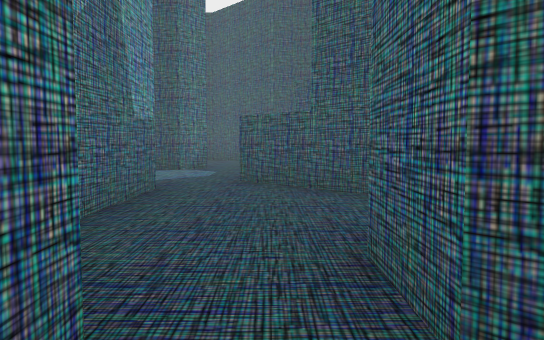
view 1 (above)

20 first-person views from a walk through a scene from a Unity 3-D project. The camera is 0.59 m above the floor, tilts 4° down and sees 70° across. The floor is counted in squares, 1 m on a side. Each view is taken from the middle of a square. On the plan, view 1 faces up. The plan holds only what a view shows up to about 10 squares ahead; the rest is blank. The player character is not drawn.

view 2
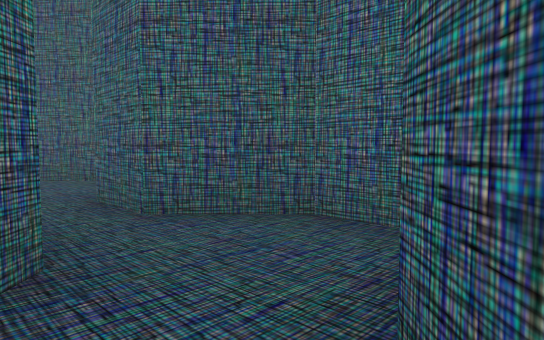

view 3
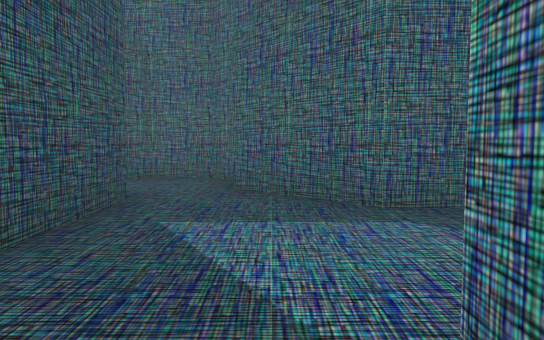

view 4
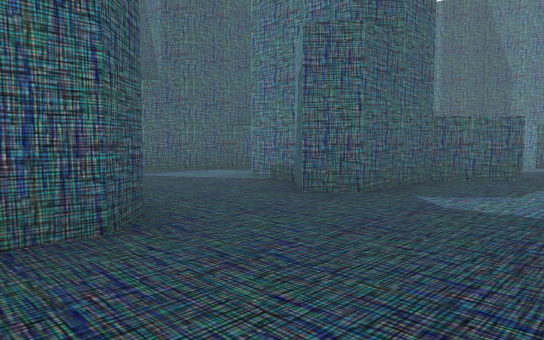

view 5
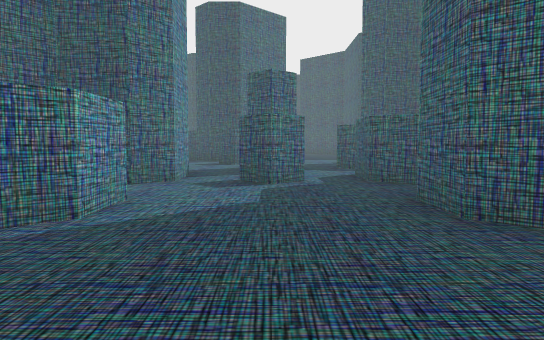

view 6
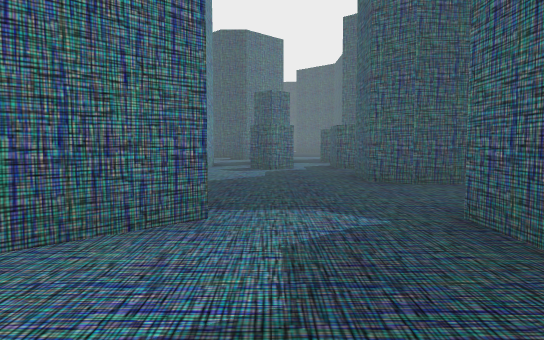

view 7
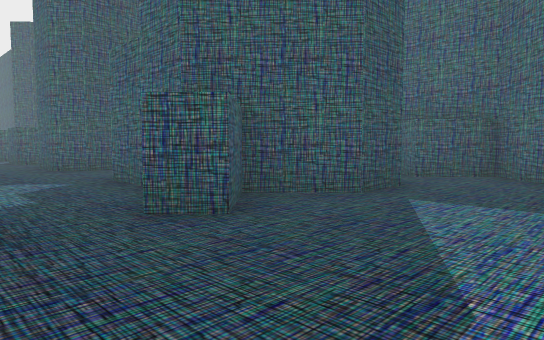

view 8
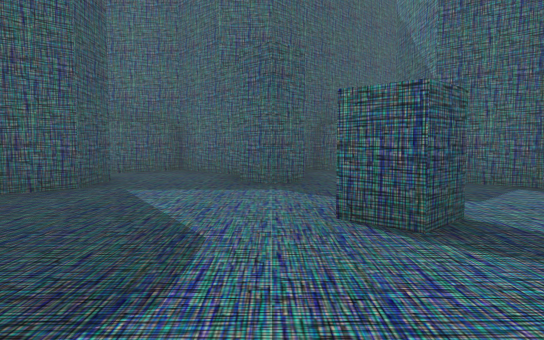

view 9
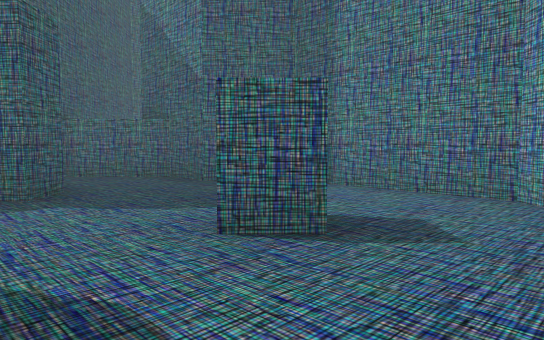

view 10
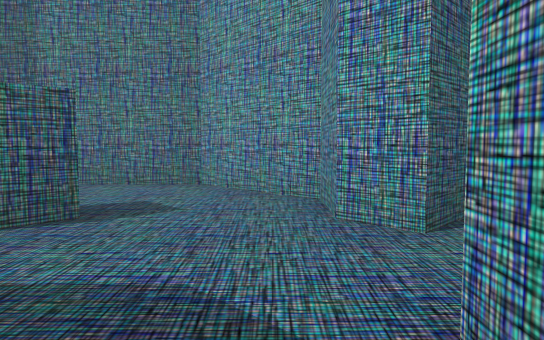

view 11
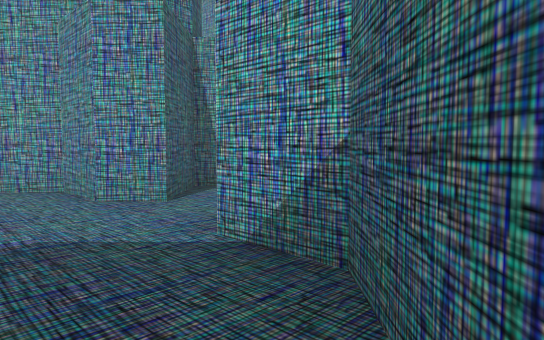

view 12
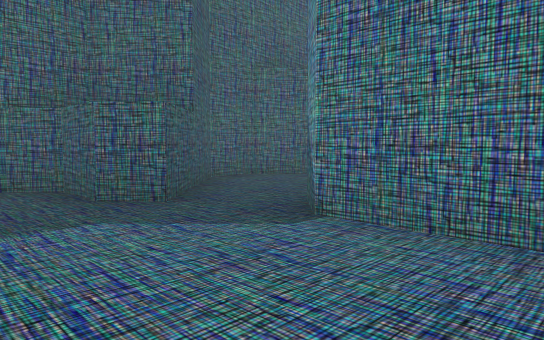

view 13
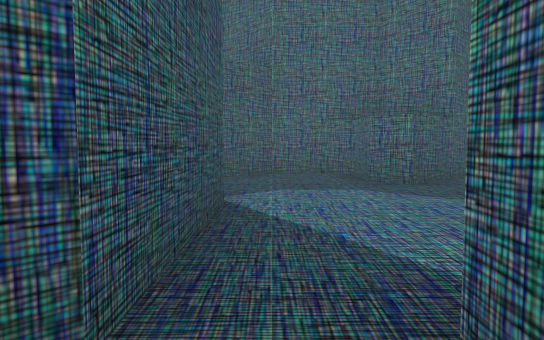

view 14
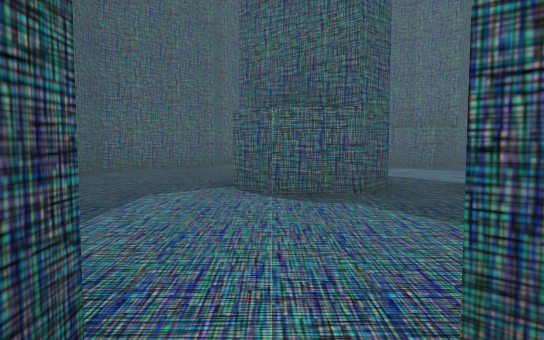

view 15
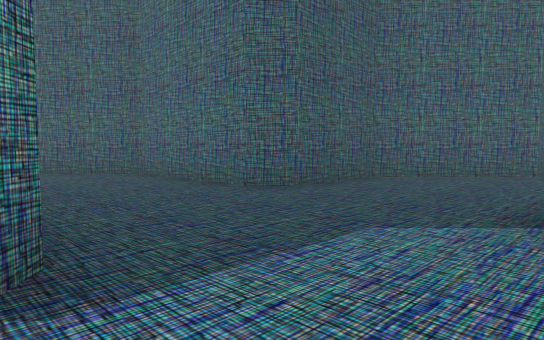

view 16
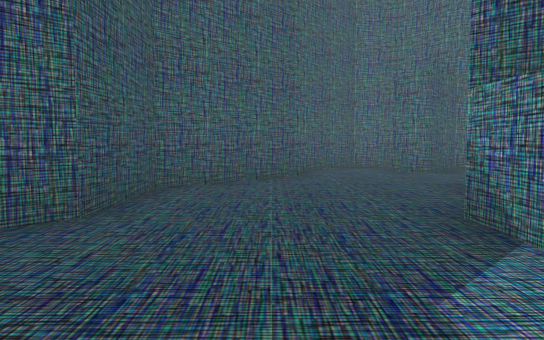

view 17
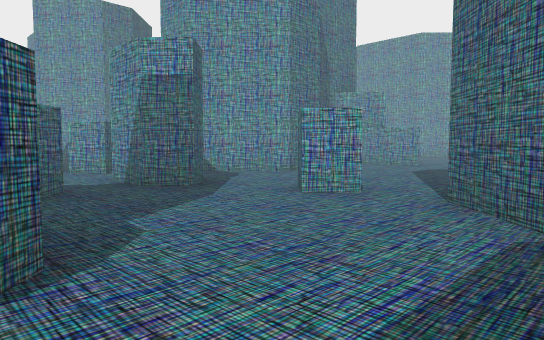

view 18
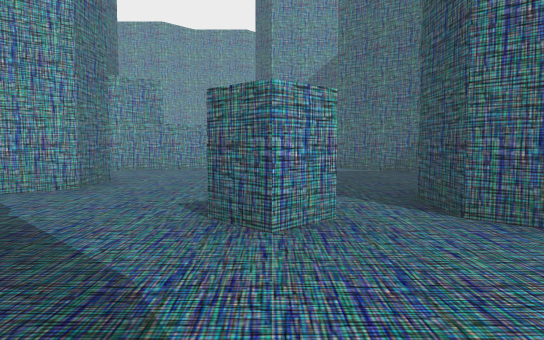

view 19
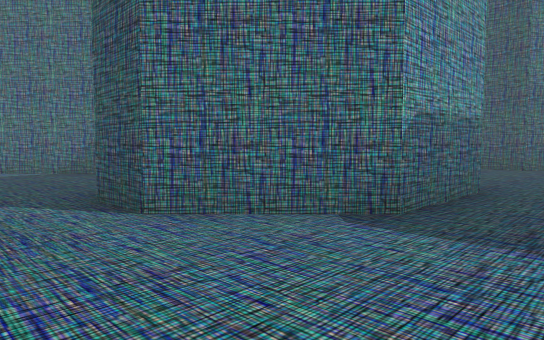

view 20
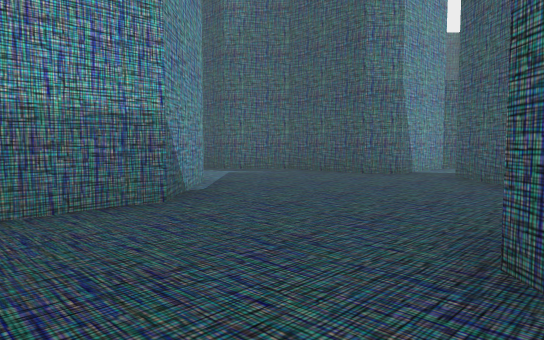

### Floor plan
Key: @ floor where view 1 was taken; # wall or solid block; . floor; ^ raised ledge.
Columns run from 15 left of view 1 to 3 right of it. Each row starts with its distance up from view 1.
 22        ##
 21        #.
 20        #.
 19     ####.##
 18    ##.....##
 17     .......#
 16      ......#
 15       #....#
 14       ##...###
 13        #......#
 12 ##.   ##.......##
 11 #....##..........##
 10  .........##......#
  9  .....#...####..#.#
  8 ................###
  7 #......#.##......#
  6 #..##..#.. ....###
  5 ##   #...# ###..##
  4      #.#.#   #...#
  3      ....^   #...#
  2      #...#    ..##
  1      #...##   #.##
  0      .......###@.#
 -1       ...........#
 -2      ##..#.....##
 -3      #...###..#
 -4       ..#### .#
 -5      ##.#.##.#
 -6      #........#
 -7      #.......#
 -8      ......###
 -9     .#..#.....#
-10     ##.......#
-11      ##....##
-12       #####

Where each view was taken, in squares from view 1:
view 1: 0 up, 0 right, facing up
view 2: 2 down, 1 left, facing up-right
view 3: 2 down, 5 left, facing right
view 4: 2 up, 9 left, facing down-right
view 5: 2 down, 8 left, facing up
view 6: 5 down, 8 left, facing up
view 7: 8 down, 9 left, facing up-right
view 8: 8 down, 10 left, facing right
view 9: 7 down, 9 left, facing down-right
view 10: 6 down, 9 left, facing down
view 11: 5 down, 8 left, facing down-left
view 12: 8 up, 4 left, facing down-right
view 13: 8 up, 6 left, facing right
view 14: 10 up, 10 left, facing right
view 15: 10 up, 8 left, facing up-right
view 16: 12 up, 7 left, facing right
view 17: 12 up, 5 left, facing down-left
view 18: 9 up, 6 left, facing left
view 19: 9 up, 6 left, facing up-left
view 20: 12 up, 4 left, facing up-left
